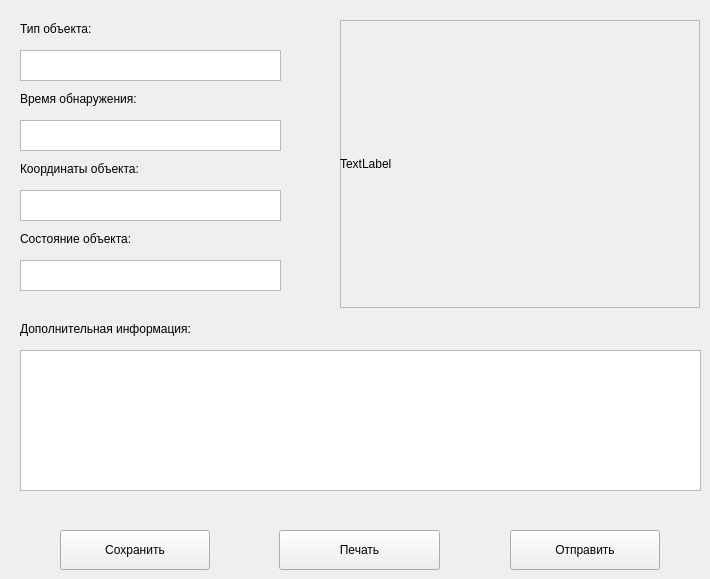
   <widget class="QWidget" name="page_2">
    <widget class="QFrame" name="frame_3">
     <property name="geometry">
      <rect>
       <x>340</x>
       <y>20</y>
       <width>360</width>
       <height>288</height>
      </rect>
     </property>
     <property name="frameShape">
      <enum>QFrame::StyledPanel</enum>
     </property>
     <property name="frameShadow">
      <enum>QFrame::Raised</enum>
     </property>
     <widget class="QLabel" name="finalLabel">
      <property name="geometry">
       <rect>
        <x>0</x>
        <y>0</y>
        <width>360</width>
        <height>288</height>
       </rect>
      </property>
      <property name="text">
       <string>TextLabel</string>
      </property>
      <property name="scaledContents">
       <bool>true</bool>
      </property>
     </widget>
    </widget>
    <widget class="QTextEdit" name="leg_objType">
     <property name="geometry">
      <rect>
       <x>20</x>
       <y>50</y>
       <width>261</width>
       <height>31</height>
      </rect>
     </property>
    </widget>
    <widget class="QPushButton" name="save">
     <property name="geometry">
      <rect>
       <x>60</x>
       <y>530</y>
       <width>150</width>
       <height>40</height>
      </rect>
     </property>
     <property name="text">
      <string>Сохранить</string>
     </property>
    </widget>
    <widget class="QPushButton" name="print">
     <property name="geometry">
      <rect>
       <x>279</x>
       <y>530</y>
       <width>161</width>
       <height>40</height>
      </rect>
     </property>
     <property name="text">
      <string>Печать</string>
     </property>
    </widget>
    <widget class="QPushButton" name="send">
     <property name="geometry">
      <rect>
       <x>510</x>
       <y>530</y>
       <width>150</width>
       <height>40</height>
      </rect>
     </property>
     <property name="text">
      <string>Отправить</string>
     </property>
    </widget>
    <widget class="QLabel" name="label">
     <property name="geometry">
      <rect>
       <x>20</x>
       <y>20</y>
       <width>261</width>
       <height>17</height>
      </rect>
     </property>
     <property name="text">
      <string>Тип объекта:</string>
     </property>
    </widget>
    <widget class="QTextEdit" name="leg_time">
     <property name="geometry">
      <rect>
       <x>20</x>
       <y>120</y>
       <width>261</width>
       <height>31</height>
      </rect>
     </property>
    </widget>
    <widget class="QLabel" name="label_2">
     <property name="geometry">
      <rect>
       <x>20</x>
       <y>90</y>
       <width>261</width>
       <height>17</height>
      </rect>
     </property>
     <property name="text">
      <string>Время обнаружения:</string>
     </property>
    </widget>
    <widget class="QTextEdit" name="leg_coord">
     <property name="geometry">
      <rect>
       <x>20</x>
       <y>190</y>
       <width>261</width>
       <height>31</height>
      </rect>
     </property>
    </widget>
    <widget class="QLabel" name="label_3">
     <property name="geometry">
      <rect>
       <x>20</x>
       <y>160</y>
       <width>261</width>
       <height>17</height>
      </rect>
     </property>
     <property name="text">
      <string>Координаты объекта:</string>
     </property>
    </widget>
    <widget class="QTextEdit" name="leg_state">
     <property name="geometry">
      <rect>
       <x>20</x>
       <y>260</y>
       <width>261</width>
       <height>31</height>
      </rect>
     </property>
    </widget>
    <widget class="QLabel" name="label_4">
     <property name="geometry">
      <rect>
       <x>20</x>
       <y>230</y>
       <width>261</width>
       <height>17</height>
      </rect>
     </property>
     <property name="text">
      <string>Состояние объекта:</string>
     </property>
    </widget>
    <widget class="QLabel" name="label_6">
     <property name="geometry">
      <rect>
       <x>20</x>
       <y>320</y>
       <width>241</width>
       <height>17</height>
      </rect>
     </property>
     <property name="text">
      <string>Дополнительная информация:</string>
     </property>
    </widget>
    <widget class="QTextEdit" name="leg_state_2">
     <property name="geometry">
      <rect>
       <x>20</x>
       <y>350</y>
       <width>681</width>
       <height>141</height>
      </rect>
     </property>
    </widget>
   </widget>
